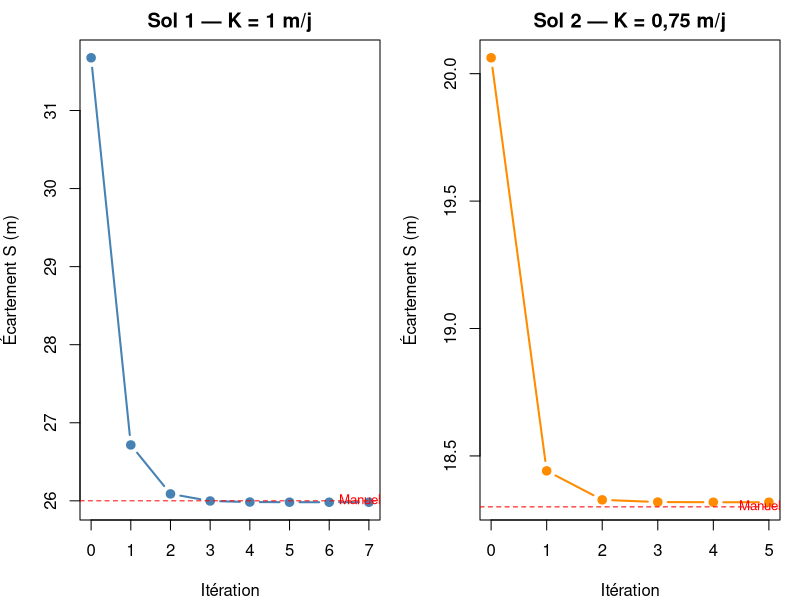
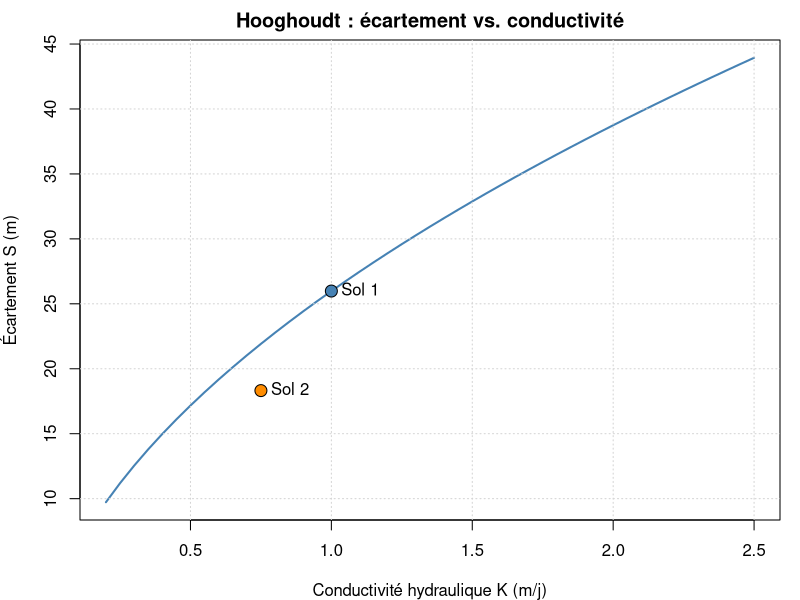
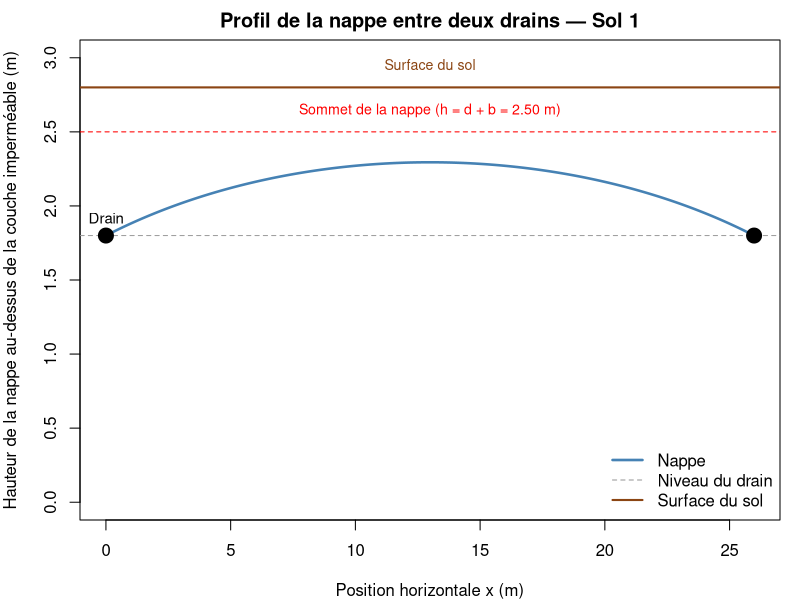

The R script that drew these images, in order:
## ---- chunk 1
knitr::opts_chunk$set(
  echo       = TRUE,
  message    = FALSE,
  warning    = FALSE,
  fig.align  = "center",
  fig.width  = 6.5,
  fig.height = 4.2,
  out.width  = "85%"
)
options(digits = 4, scipen = 999)
## ---- chunk 2
# ============================================================
# Données géométriques et hydrauliques des deux sols
# ============================================================
sols <- data.frame(
  nom          = c("Sol 1 (ouest)", "Sol 2 (est)"),
  K_md         = c(1.00, 0.75),    # conductivité hydraulique [m/j]
  d_m          = c(1.80, 0.80),    # distance drain -> couche imperméable [m]
  epaisseur_m  = c(2.80, 1.80)     # épaisseur totale du profil [m]
)

# Paramètres constants
prof_drain <- 1.0     # profondeur d'enfouissement du drain [m]
re         <- 0.0151  # rayon effectif d'un drain PEHD corrugé de 114 mm OD [m]
                      # (Tableau 14.3 du manuel)

knitr::kable(sols, col.names = c("Sol", "K (m/j)", "d (m)", "Épaisseur (m)"),
             caption = "Propriétés des deux zones de sol du champ")
## ---- chunk 3
# ============================================================
# Fonctions utilitaires pour la profondeur équivalente d_e
# ============================================================

# F(x) - approximation pour x < 0.5 (Éq. 14.8c)
F_approx <- function(x) {
  (pi^2) / (4 * x) + log(x / (2 * pi))
}

# F(x) - série convergente pour x >= 0.5 (Éq. 14.8b)
F_serie <- function(x, n_termes = 25) {
  i <- seq(1, 2 * n_termes - 1, by = 2)   # i = 1, 3, 5, ...
  sum( 4 * exp(-2 * i * x) / ( i * (1 - exp(-2 * i * x)) ) )
}

# Fonction F(x) "intelligente" qui choisit la bonne formule
F_x <- function(x) {
  if (x < 0.5) F_approx(x) else F_serie(x)
}

# Profondeur équivalente d_e (Éq. 14.8a)
de_vanMolen <- function(S, d, re) {
  x  <- 2 * pi * d / S
  Fx <- F_x(x)
  pi * S / (8 * (log(S / (pi * re)) + Fx))
}
## ---- chunk 4
R   <- 0.012   # coefficient de drainage [m/j]  (= 12 mm/j)
b   <- 0.7     # hauteur de la nappe au-dessus du drain à mi-distance [m]
## ---- chunk 5
# ============================================================
# Résolution itérative de l'équation de Hooghoudt
# ============================================================
hooghoudt <- function(K, d, b, R, re, tol = 1e-4, itmax = 20, verbose = TRUE) {

  # Initialisation : on suppose de = d (pas de correction de convergence)
  de_courant <- d
  S          <- sqrt( (8*K*de_courant*b + 4*K*b^2) / R )
  historique <- data.frame(iter = 0, x = NA, F_x = NA, de = de_courant, S = S)

  for (k in 1:itmax) {
    x   <- 2 * pi * d / S
    Fx  <- F_x(x)
    de_nouveau <- pi * S / (8 * (log(S / (pi * re)) + Fx))
    S_nouveau  <- sqrt( (8*K*de_nouveau*b + 4*K*b^2) / R )

    historique <- rbind(historique,
      data.frame(iter = k, x = x, F_x = Fx,
                 de = de_nouveau, S = S_nouveau))

    if (abs(S_nouveau - S) < tol) {
      S  <- S_nouveau
      de_courant <- de_nouveau
      break
    }
    S          <- S_nouveau
    de_courant <- de_nouveau
  }

  if (verbose) print(historique, row.names = FALSE)
  list(S = S, de = de_courant, historique = historique)
}
## ---- chunk 6
cat("\n--- Sol 1 : K = 1.00 m/j, d = 1.8 m ---\n")
res_S1 <- hooghoudt(K = sols$K_md[1], d = sols$d_m[1],
                    b = b, R = R, re = re)

cat(sprintf("\nRésultat Sol 1 : S = %.2f m,  d_e = %.2f m\n",
            res_S1$S, res_S1$de))
## ---- chunk 7
cat("\n--- Sol 2 : K = 0.75 m/j, d = 0.8 m ---\n")
res_S2 <- hooghoudt(K = sols$K_md[2], d = sols$d_m[2],
                    b = b, R = R, re = re)

cat(sprintf("\nRésultat Sol 2 : S = %.2f m,  d_e = %.2f m\n",
            res_S2$S, res_S2$de))
## ---- chunk 8
par(mfrow = c(1, 2), mar = c(4, 4, 2, 1))

plot(res_S1$historique$iter, res_S1$historique$S, type = "b",
     pch = 19, col = "steelblue", lwd = 2,
     xlab = "Itération", ylab = "Écartement S (m)",
     main = "Sol 1 — K = 1 m/j")
abline(h = 26.0, lty = 2, col = "red")
text(max(res_S1$historique$iter), 26, "Manuel : 26,0 m",
     pos = 4, col = "red", cex = 0.8, offset = -1.5)

plot(res_S2$historique$iter, res_S2$historique$S, type = "b",
     pch = 19, col = "darkorange", lwd = 2,
     xlab = "Itération", ylab = "Écartement S (m)",
     main = "Sol 2 — K = 0,75 m/j")
abline(h = 18.3, lty = 2, col = "red")
text(max(res_S2$historique$iter), 18.3, "Manuel : 18,3 m",
     pos = 4, col = "red", cex = 0.8, offset = -1.5)

par(mfrow = c(1, 1))
## ---- chunk 9
bo <- 1.0     # hauteur initiale de la nappe au-dessus du drain [m]
b2 <- 0.7     # hauteur finale (au-dessus du drain) [m]
t  <- 1.0     # durée de rabattement [j]
f  <- 0.04    # porosité drainable [m3/m3]
## ---- chunk 10
# ============================================================
# Résolution itérative de l'équation de van Schilfgaarde (1963)
# ============================================================
vanSchilfgaarde <- function(K, d, bo, b, f, t, re,
                            tol = 1e-4, itmax = 20, verbose = TRUE) {

  # Initialisation : pas de correction de convergence (de = d)
  de_courant <- d
  num <- 9 * K * t * de_courant
  den <- f * log( (bo * (2 * de_courant + b)) /
                  ( b * (2 * de_courant + bo)) )
  S   <- sqrt(num / den)
  historique <- data.frame(iter = 0, x = NA, F_x = NA, de = de_courant, S = S)

  for (k in 1:itmax) {
    x  <- 2 * pi * d / S
    Fx <- F_x(x)
    de_nouveau <- pi * S / (8 * (log(S / (pi * re)) + Fx))

    num <- 9 * K * t * de_nouveau
    den <- f * log( (bo * (2 * de_nouveau + b)) /
                    ( b * (2 * de_nouveau + bo)) )
    S_nouveau <- sqrt(num / den)

    historique <- rbind(historique,
      data.frame(iter = k, x = x, F_x = Fx,
                 de = de_nouveau, S = S_nouveau))

    if (abs(S_nouveau - S) < tol) {
      S          <- S_nouveau
      de_courant <- de_nouveau
      break
    }
    S          <- S_nouveau
    de_courant <- de_nouveau
  }

  if (verbose) print(historique, row.names = FALSE)
  list(S = S, de = de_courant, historique = historique)
}
## ---- chunk 11
cat("\n--- Sol 1 : K = 1.00 m/j, d = 1.8 m ---\n")
res_T1 <- vanSchilfgaarde(K = sols$K_md[1], d = sols$d_m[1],
                          bo = bo, b = b2, f = f, t = t, re = re)
cat(sprintf("\nRésultat Sol 1 : S = %.2f m,  d_e = %.2f m\n",
            res_T1$S, res_T1$de))
## ---- chunk 12
cat("\n--- Sol 2 : K = 0.75 m/j, d = 0.8 m ---\n")
res_T2 <- vanSchilfgaarde(K = sols$K_md[2], d = sols$d_m[2],
                          bo = bo, b = b2, f = f, t = t, re = re)
cat(sprintf("\nRésultat Sol 2 : S = %.2f m,  d_e = %.2f m\n",
            res_T2$S, res_T2$de))
## ---- chunk 13
recap <- data.frame(
  Sol          = c("Sol 1 (K=1.00 m/j)", "Sol 2 (K=0.75 m/j)"),
  S_perm_m     = c(res_S1$S, res_S2$S),
  S_trans_m    = c(res_T1$S, res_T2$S),
  Manuel_perm  = c(26.0, 18.3),
  Manuel_trans = c(31.8, 22.3)
)
knitr::kable(recap, digits = 2,
  col.names = c("Sol",
                "S — Hooghoudt (m)", "S — van Schilfgaarde (m)",
                "Manuel — Hooghoudt", "Manuel — van Schilf."),
  caption = "Récapitulatif des écartements calculés vs. valeurs du manuel.")
## ---- chunk 14
K_seq <- seq(0.2, 2.5, by = 0.05)
S_seq <- sapply(K_seq, function(Ki) {
  hooghoudt(K = Ki, d = 1.8, b = 0.7, R = 0.012, re = 0.0151,
            verbose = FALSE)$S
})

plot(K_seq, S_seq, type = "l", lwd = 2, col = "steelblue",
     xlab = "Conductivité hydraulique K (m/j)",
     ylab = "Écartement S (m)",
     main = "Hooghoudt : écartement vs. conductivité")
grid()
points(c(1.0, 0.75), c(res_S1$S, res_S2$S),
       pch = 21, bg = c("steelblue", "darkorange"), cex = 1.6)
text(1.0,  res_S1$S, "Sol 1", pos = 4)
text(0.75, res_S2$S, "Sol 2", pos = 4)
## ---- chunk 15
S  <- res_S1$S
K  <- sols$K_md[1]
d  <- sols$d_m[1]
xs <- seq(0, S, length.out = 200)
h  <- sqrt( d^2 + R * (S * xs - xs^2) / K )

plot(xs, h, type = "l", lwd = 2.5, col = "steelblue", ylim = c(0, 3.0),
     xlab = "Position horizontale x (m)",
     ylab = "Hauteur de la nappe au-dessus de la couche imperméable (m)",
     main = "Profil de la nappe entre deux drains — Sol 1")
abline(h = d, col = "gray60", lty = 2)
abline(h = d + b, col = "red", lty = 2)
abline(h = 2.8, col = "saddlebrown", lwd = 2)   # surface du sol
points(c(0, S), c(d, d), pch = 19, cex = 2)     # drains
text(0, d, "Drain", pos = 3, offset = 0.6, cex = 0.9)
text(S/2, d + b + 0.05, sprintf("Sommet de la nappe (h = d + b = %.2f m)", d+b),
     pos = 3, col = "red", cex = 0.85)
text(S/2, 2.8 + 0.05, "Surface du sol", pos = 3,
     col = "saddlebrown", cex = 0.85)
legend("bottomright",
       legend = c("Nappe", "Niveau du drain", "Surface du sol"),
       col = c("steelblue", "gray60", "saddlebrown"),
       lty = c(1, 2, 1), lwd = c(2.5, 1, 2), bty = "n")
## ---- chunk 16
# Itération 1 : on suppose de = d = 1.8 m
K  <- 1.0;  d <- 1.8;  b <- 0.7;  R <- 0.012;  re <- 0.0151
de <- 1.8
S1 <- sqrt( (8*K*de*b + 4*K*b^2) / R )
cat(sprintf("Étape 1 : S = %.2f m  (manuel : 31.7 m)\n", S1))

# Itération 2 : on met à jour x et F(x)
x  <- 2*pi*d / S1
Fx <- F_approx(x)
cat(sprintf("Étape 2 : x = %.3f, F(x) = %.2f  (manuel : x=0.36, F=4.0)\n",
            x, Fx))

# Itération 3 : nouvelle valeur de d_e
de2 <- pi*S1 / (8*(log(S1/(pi*re)) + Fx))
cat(sprintf("Étape 3 : d_e = %.2f m  (manuel : 1.18 m)\n", de2))

# Itération 4 : on recalcule S avec le nouveau d_e
S2 <- sqrt( (8*K*de2*b + 4*K*b^2) / R )
cat(sprintf("Étape 4 : S = %.2f m  (manuel : 26.7 m)\n", S2))
